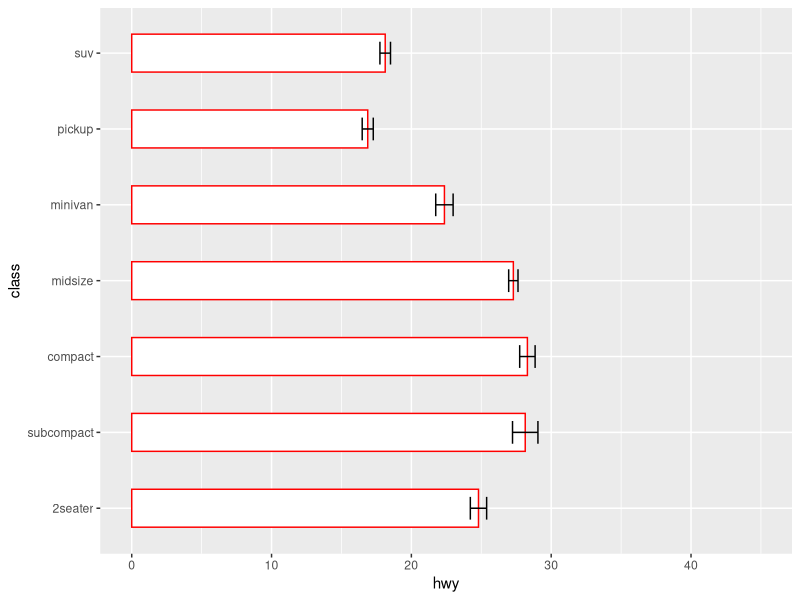
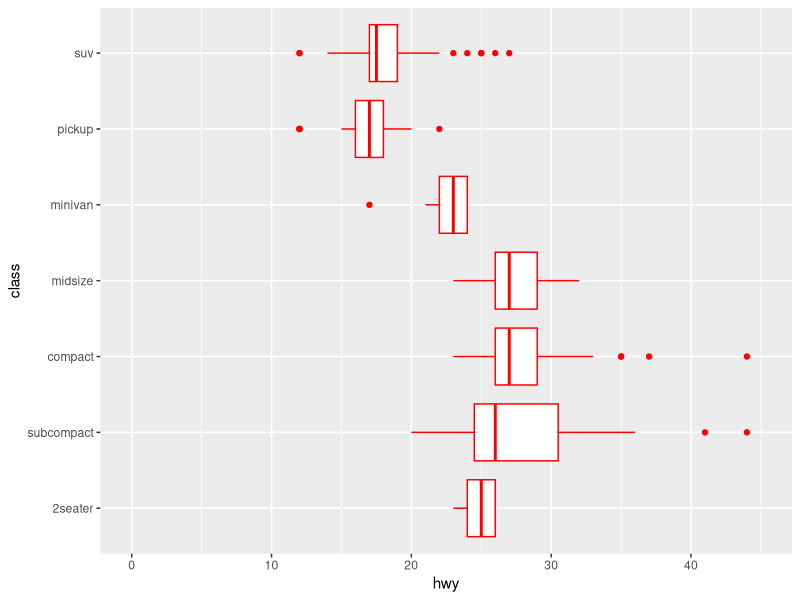
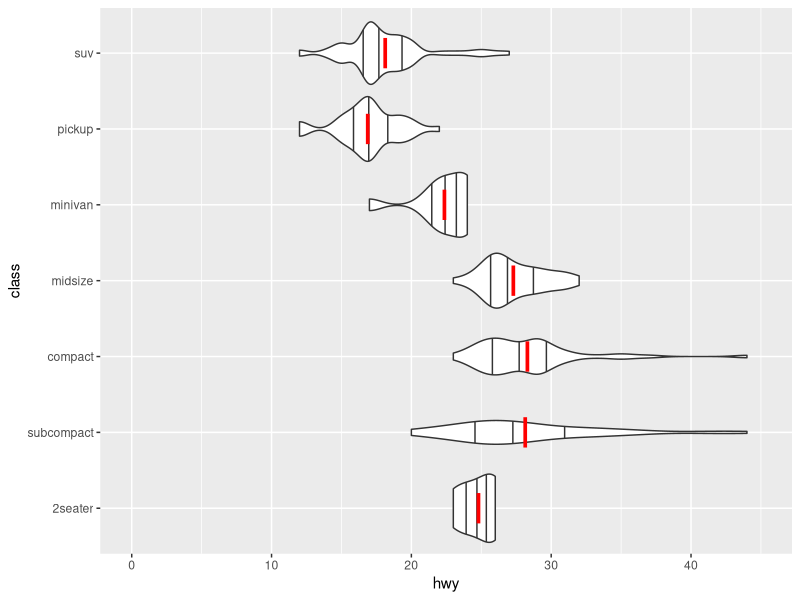
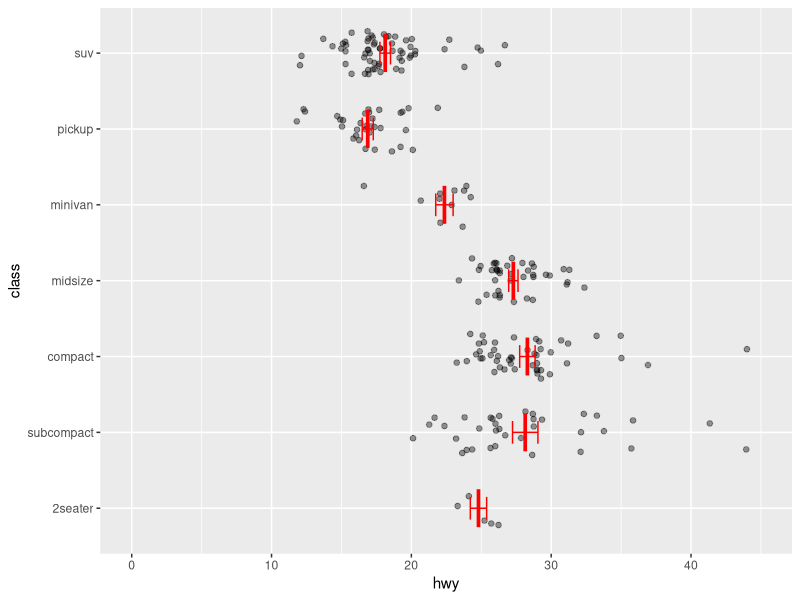
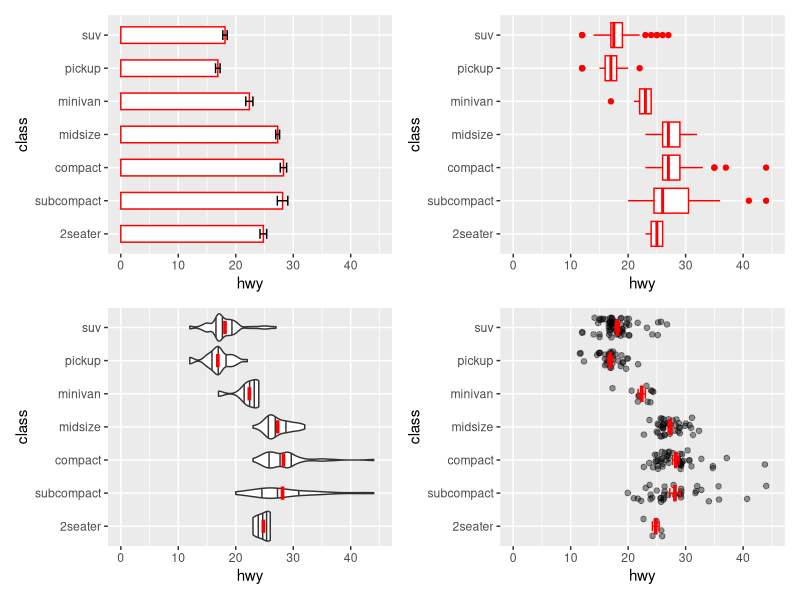
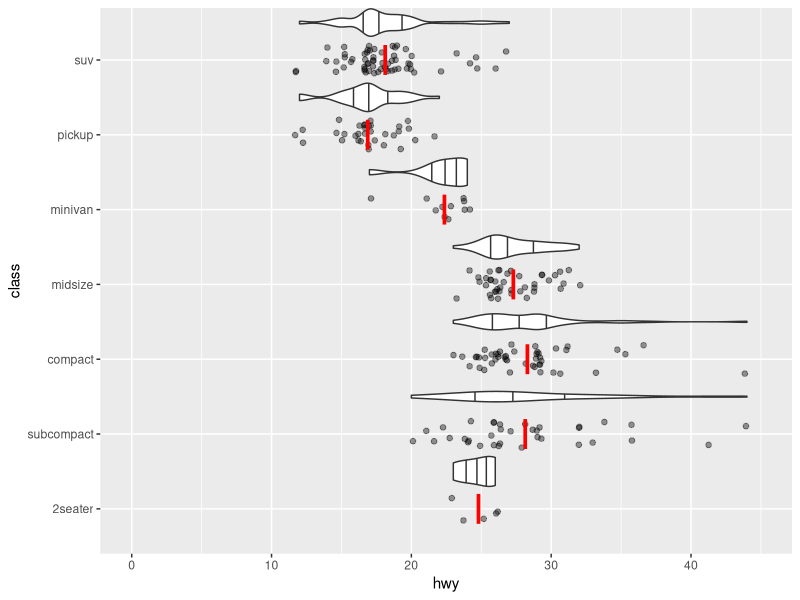
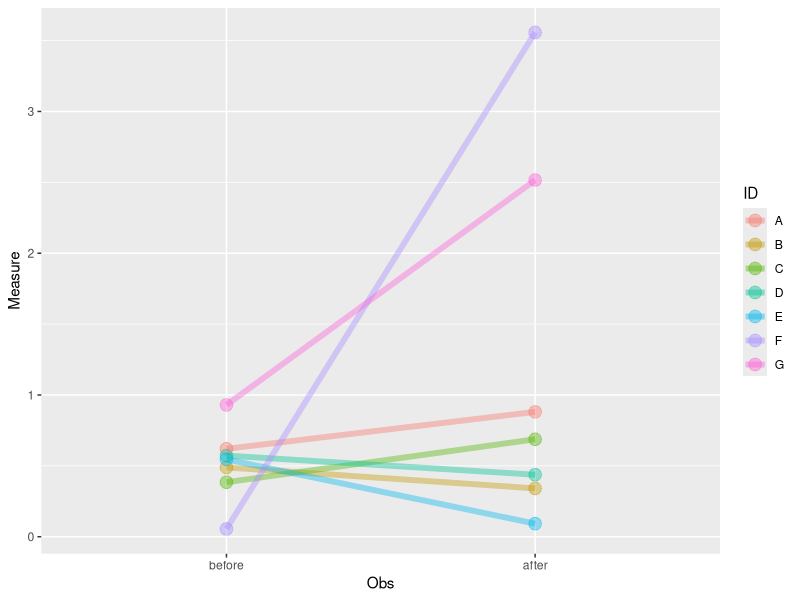
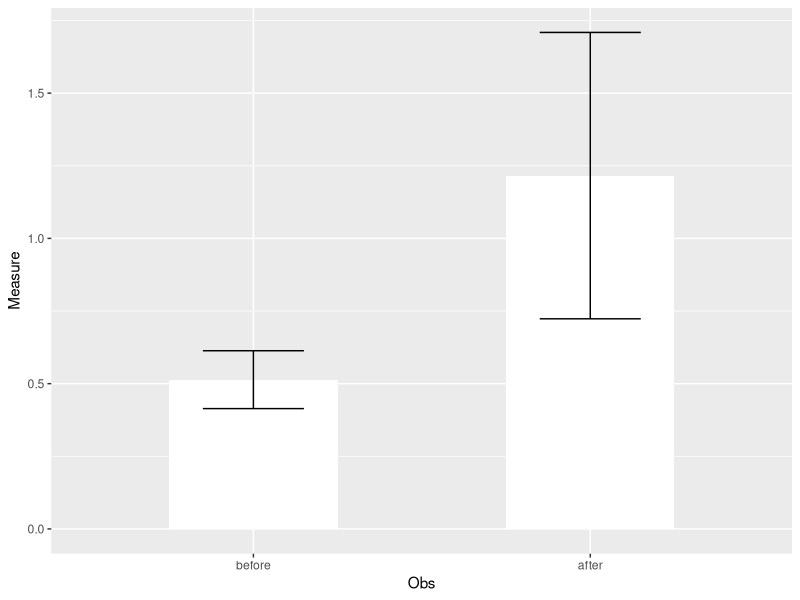

Reproduce these figures in R, in order.
## ---- chunk 1
require(tidyverse)

# order factor levels in the full dataset
mpg_fact<-mpg %>% 
  mutate(class = factor(class, levels = c("2seater","subcompact","compact","midsize","minivan","pickup","suv")))


# plot a bar plot of the means with standard error
p1<-ggplot(mpg_fact, aes(class, hwy)) +
  stat_summary(fun = mean, 
               geom = "col", 
               width = 0.5, 
               color = "red", fill = "white") +
  stat_summary(geom = "errorbar", 
               width = 0.3) + # by default the standard error will be calculated from the "errorbar" geom
  ylim(0,45) + 
  coord_flip()
p1
## ---- chunk 2
p2<-ggplot(mpg_fact, aes(class, hwy)) +
  geom_boxplot(color = "red") + 
  ylim(0,45) + 
  coord_flip()
p2
## ---- chunk 3
p3<-ggplot(mpg_fact, aes(class, hwy)) +
  geom_violin(draw_quantiles = c(0.25, 0.5, 0.75))+ #added the draw_quantiles option to show the 25th, 50th, and 75th quantile of the data
  stat_summary(fun = mean, 
               geom = "crossbar",
               width = 0.4, color = "red") + #calculated the mean for each group and plotted a crossbar. 
  ylim(0,45) +
  coord_flip()
p3

## ---- chunk 4
p4<-ggplot(mpg_fact, aes(class, hwy)) +
  geom_jitter(width = 0.3, 
              alpha = 0.4, size = 1.6)+ # adding transparency with the alpha option makes overlaps easier to discern
  stat_summary(fun = mean, geom = "crossbar",
               width = 0.5, color = "red") + #plot a crossbar with the mean values
  stat_summary(geom = "errorbar", 
               width = 0.3,
               color = "red") + #plot standard error of the means
  ylim(0,45) + 
  coord_flip()
p4
## ---- chunk 5
require(patchwork)
(p1 + p2) / (p3 + p4) 
## ---- chunk 6
p5<-ggplot(mpg_fact, aes(class, hwy)) +
  geom_violin(draw_quantiles = c(0.25, 0.5, 0.75), 
              position = position_nudge (x = 0.5, y = 0), 
              width = 0.4)+
  geom_jitter(width = 0.2, 
              alpha = 0.4, size = 1.6)+
  stat_summary(fun = mean, geom = "crossbar", 
               width = 0.4, color = "red") +
  ylim(0,45) + 
  coord_flip()
p5
## ---- chunk 7
# Let's generate some paired observations
ID<-c("A","B","C","D","E","F","G","A","B","C","D","E","F","G")
Obs<-c("before","before","before","before","before","before","before","after","after","after","after","after","after","after")
Measure<-c(runif(1:7),runif(1:7)*4)

RepEx<-tibble(ID,Obs,Measure) #make these observations into a tibble

RepEx<-RepEx %>% 
  mutate(Obs = factor(Obs, levels = c("before","after"))) #order the levels of observation as a factor

# build a point and line plot
p6<-ggplot(RepEx, aes(Obs, Measure))+
  geom_point(alpha = 0.4, 
             size = 4, 
             aes(color = ID))+
  geom_line(size = 2, 
            alpha = 0.4, 
            aes(color = ID,  group = ID)) #group the line aesthetic to connect before and after observations by ID
p6
## ---- chunk 8
p7<-ggplot(RepEx, aes(Obs, Measure))+
  stat_summary(fun = mean, 
               geom = "col", 
               width = 0.5, 
               fill = "white") +
  stat_summary(geom = "errorbar", 
               width = 0.3) 
p7
